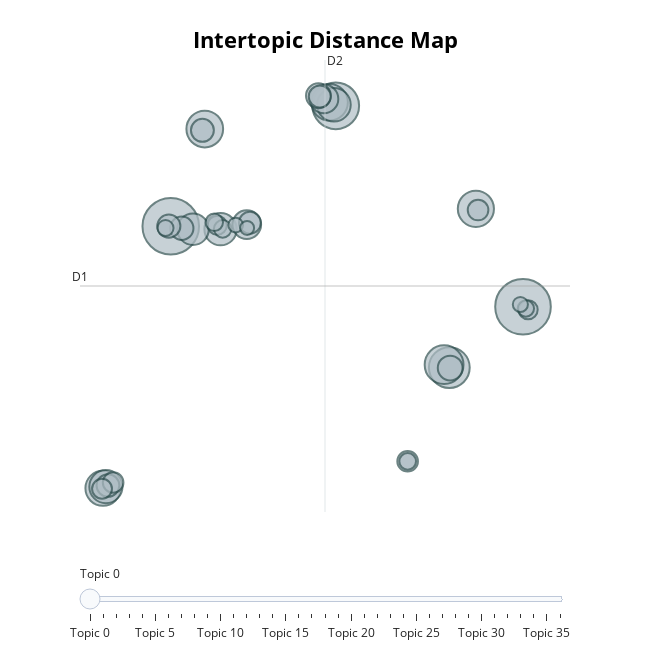

The code cell stored with this chart in its notebook:
### Code cell
# Visualize topics
topic_model.visualize_topics()

### Figure 1 — Plotly figure (JSON) as saved in the notebook; plotly's stock layout.template omitted (floating-point values rounded to 4 significant figures)
{"data": [{"customdata": [[0, "innovation | research | technology | patent | technological", 323], [1, "political | policy | parties | analysis | party", 312], [2, "learning | reinforcement | reinforcement learning | language | model", 220], [3, "sentiment | sentiment analysis | analysis | reviews | classification", 168], [4, "bank | monetary | central | monetary policy | financial", 152], [5, "policy | policies | chinas | china | development", 136], [6, "ai | medical | artificial | artificial intelligence | intelligence", 135], [7, "students | ai | education | learning | educational", 132], [8, "covid19 | pandemic | health | social | public", 124], [9, "health | data | research | clinical | information", 114], [10, "vaccine | vaccination | covid19 | vaccines | tweets", 111], [11, "climate | energy | climate change | change | sentiment", 105], [12, "climate | research | biodiversity | change | policy", 100], [13, "transport | transportation | mobility | traffic | urban", 83], [14, "ai | artificial | intelligence | artificial intelligence | ethical", 83], [15, "stock | market | price | forecasting | sentiment", 62], [16, "privacy | privacy policies | policies | privacy policy | users", 62], [17, "energy | renewable | renewable energy | research | sustainable", 55], [18, "corporate | companies | firms | disclosure | esg", 54], [19, "policy | policies | pmc | index | pmc index", 53], [20, "public | weibo | covid19 | health | china", 52], [21, "cybersecurity | security | cyber | attacks | attack", 49], [22, "tourism | reviews | destination | tourists | tourist", 48], [23, "china | chinese | chinas | policy | diplomatic", 43], [24, "education | learning | higher education | online | higher", 43], [25, "tobacco | ecigarettes | ecigarette | tweets | vaping", 43], [26, "news | health | media | articles | covid19", 40], [27, "disaster | disasters | public | response | social", 37], [28, "hate | hate speech | speech | crime | social", 37], [29, "food | agricultural | nutrition | composition | farmers", 31], [30, "accident | safety | accidents | risk | coal", 31], [31, "opioid | use | drug | substance | substance use", 28], [32, "nlp | language | policy | methods | processing", 27], [33, "construction | circular | bim | industry | circular economy", 26], [34, "gender | women | womens | female | men", 23], [35, "green | public | sorting | sentiments | green consumption", 22], [36, "smart | city | smart city | cities | smart cities", 20]], "hovertemplate": "<b>Topic %{customdata[0]}</b><br>%{customdata[1]}<br>Size: %{customdata[2]}", "legendgroup": "", "marker": {"color": "#B0BEC5", "line": {"color": "DarkSlateGrey", "width": 2}, "size": [323, 312, 220, 168, 152, 136, 135, 132, 124, 114, 111, 105, 100, 83, 83, 62, 62, 55, 54, 53, 52, 49, 48, 43, 43, 43, 40, 37, 37, 31, 31, 28, 27, 26, 23, 22, 20], "sizemode": "area", "sizeref": 0.2019, "symbol": "circle"}, "mode": "markers", "name": "", "orientation": "v", "showlegend": false, "type": "scatter", "x": [-3.795, 13.31, 4.217, 9.732, 9.478, -2.143, 3.917, 11.02, -7.088, 4.129, -6.945, -1.378, -2.714, -0.104, 3.645, 9.773, 3.376, -3.259, -3.888, -2.258, -6.846, 3.44, 0.04747, -6.593, 11.13, 7.708, -7.132, -1.538, 13.56, -1.274, -1.682, 7.71, 13.45, -4.049, 13.18, -0.643, -0.0887], "xaxis": "x", "y": [9.342, 2.371, 19.77, -2.9, -2.646, 17.76, 20.07, 10.85, -13.35, 19.86, -13.21, 9.083, 9.08, 9.485, 20.36, -2.942, 20.64, 9.168, 9.354, 17.65, -13.11, 20.57, 9.64, -12.85, 10.74, -11.01, -13.4, 9.425, 2.105, 9.112, 9.677, -11.02, 2.217, 9.186, 2.564, 9.438, 9.194], "yaxis": "y"}], "layout": {"annotations": [{"showarrow": false, "text": "D1", "x": -8.202, "y": 4.165, "yshift": 10}, {"showarrow": false, "text": "D2", "x": 3.695, "xshift": 10, "y": 23.73}], "height": 650, "hoverlabel": {"bgcolor": "white", "font": {"family": "Rockwell", "size": 16}}, "legend": {"itemsizing": "constant", "tracegroupgap": 0}, "margin": {"t": 60}, "shapes": [{"line": {"color": "#CFD8DC", "width": 2}, "type": "line", "x0": 3.695, "x1": 3.695, "y0": -15.41, "y1": 23.73}, {"line": {"color": "#9E9E9E", "width": 2}, "type": "line", "x0": -8.202, "x1": 15.59, "y0": 4.165, "y1": 4.165}], "sliders": [{"active": 0, "pad": {"t": 50}, "steps": [{"args": [{"marker.color": [["red", "#B0BEC5", "#B0BEC5", "#B0BEC5", "#B0BEC5", "#B0BEC5", "#B0BEC5", "#B0BEC5", "#B0BEC5", "#B0BEC5", "#B0BEC5", "#B0BEC5", "#B0BEC5", "#B0BEC5", "#B0BEC5", "#B0BEC5", "#B0BEC5", "#B0BEC5", "#B0BEC5", "#B0BEC5", "#B0BEC5", "#B0BEC5", "#B0BEC5", "#B0BEC5", "#B0BEC5", "#B0BEC5", "#B0BEC5", "#B0BEC5", "#B0BEC5", "#B0BEC5", "#B0BEC5", "#B0BEC5", "#B0BEC5", "#B0BEC5", "#B0BEC5", "#B0BEC5", "#B0BEC5"]]}], "label": "Topic 0", "method": "update"}, {"args": [{"marker.color": [["#B0BEC5", "red", "#B0BEC5", "#B0BEC5", "#B0BEC5", "#B0BEC5", "#B0BEC5", "#B0BEC5", "#B0BEC5", "#B0BEC5", "#B0BEC5", "#B0BEC5", "#B0BEC5", "#B0BEC5", "#B0BEC5", "#B0BEC5", "#B0BEC5", "#B0BEC5", "#B0BEC5", "#B0BEC5", "#B0BEC5", "#B0BEC5", "#B0BEC5", "#B0BEC5", "#B0BEC5", "#B0BEC5", "#B0BEC5", "#B0BEC5", "#B0BEC5", "#B0BEC5", "#B0BEC5", "#B0BEC5", "#B0BEC5", "#B0BEC5", "#B0BEC5", "#B0BEC5", "#B0BEC5"]]}], "label": "Topic 1", "method": "update"}, {"args": [{"marker.color": [["#B0BEC5", "#B0BEC5", "red", "#B0BEC5", "#B0BEC5", "#B0BEC5", "#B0BEC5", "#B0BEC5", "#B0BEC5", "#B0BEC5", "#B0BEC5", "#B0BEC5", "#B0BEC5", "#B0BEC5", "#B0BEC5", "#B0BEC5", "#B0BEC5", "#B0BEC5", "#B0BEC5", "#B0BEC5", "#B0BEC5", "#B0BEC5", "#B0BEC5", "#B0BEC5", "#B0BEC5", "#B0BEC5", "#B0BEC5", "#B0BEC5", "#B0BEC5", "#B0BEC5", "#B0BEC5", "#B0BEC5", "#B0BEC5", "#B0BEC5", "#B0BEC5", "#B0BEC5", "#B0BEC5"]]}], "label": "Topic 2", "method": "update"}, {"args": [{"marker.color": [["#B0BEC5", "#B0BEC5", "#B0BEC5", "red", "#B0BEC5", "#B0BEC5", "#B0BEC5", "#B0BEC5", "#B0BEC5", "#B0BEC5", "#B0BEC5", "#B0BEC5", "#B0BEC5", "#B0BEC5", "#B0BEC5", "#B0BEC5", "#B0BEC5", "#B0BEC5", "#B0BEC5", "#B0BEC5", "#B0BEC5", "#B0BEC5", "#B0BEC5", "#B0BEC5", "#B0BEC5", "#B0BEC5", "#B0BEC5", "#B0BEC5", "#B0BEC5", "#B0BEC5", "#B0BEC5", "#B0BEC5", "#B0BEC5", "#B0BEC5", "#B0BEC5", "#B0BEC5", "#B0BEC5"]]}], "label": "Topic 3", "method": "update"}, {"args": [{"marker.color": [["#B0BEC5", "#B0BEC5", "#B0BEC5", "#B0BEC5", "red", "#B0BEC5", "#B0BEC5", "#B0BEC5", "#B0BEC5", "#B0BEC5", "#B0BEC5", "#B0BEC5", "#B0BEC5", "#B0BEC5", "#B0BEC5", "#B0BEC5", "#B0BEC5", "#B0BEC5", "#B0BEC5", "#B0BEC5", "#B0BEC5", "#B0BEC5", "#B0BEC5", "#B0BEC5", "#B0BEC5", "#B0BEC5", "#B0BEC5", "#B0BEC5", "#B0BEC5", "#B0BEC5", "#B0BEC5", "#B0BEC5", "#B0BEC5", "#B0BEC5", "#B0BEC5", "#B0BEC5", "#B0BEC5"]]}], "label": "Topic 4", "method": "update"}, {"args": [{"marker.color": [["#B0BEC5", "#B0BEC5", "#B0BEC5", "#B0BEC5", "#B0BEC5", "red", "#B0BEC5", "#B0BEC5", "#B0BEC5", "#B0BEC5", "#B0BEC5", "#B0BEC5", "#B0BEC5", "#B0BEC5", "#B0BEC5", "#B0BEC5", "#B0BEC5", "#B0BEC5", "#B0BEC5", "#B0BEC5", "#B0BEC5", "#B0BEC5", "#B0BEC5", "#B0BEC5", "#B0BEC5", "#B0BEC5", "#B0BEC5", "#B0BEC5", "#B0BEC5", "#B0BEC5", "#B0BEC5", "#B0BEC5", "#B0BEC5", "#B0BEC5", "#B0BEC5", "#B0BEC5", "#B0BEC5"]]}], "label": "Topic 5", "method": "update"}, {"args": [{"marker.color": [["#B0BEC5", "#B0BEC5", "#B0BEC5", "#B0BEC5", "#B0BEC5", "#B0BEC5", "red", "#B0BEC5", "#B0BEC5", "#B0BEC5", "#B0BEC5", "#B0BEC5", "#B0BEC5", "#B0BEC5", "#B0BEC5", "#B0BEC5", "#B0BEC5", "#B0BEC5", "#B0BEC5", "#B0BEC5", "#B0BEC5", "#B0BEC5", "#B0BEC5", "#B0BEC5", "#B0BEC5", "#B0BEC5", "#B0BEC5", "#B0BEC5", "#B0BEC5", "#B0BEC5", "#B0BEC5", "#B0BEC5", "#B0BEC5", "#B0BEC5", "#B0BEC5", "#B0BEC5", "#B0BEC5"]]}], "label": "Topic 6", "method": "update"}, {"args": [{"marker.color": [["#B0BEC5", "#B0BEC5", "#B0BEC5", "#B0BEC5", "#B0BEC5", "#B0BEC5", "#B0BEC5", "red", "#B0BEC5", "#B0BEC5", "#B0BEC5", "#B0BEC5", "#B0BEC5", "#B0BEC5", "#B0BEC5", "#B0BEC5", "#B0BEC5", "#B0BEC5", "#B0BEC5", "#B0BEC5", "#B0BEC5", "#B0BEC5", "#B0BEC5", "#B0BEC5", "#B0BEC5", "#B0BEC5", "#B0BEC5", "#B0BEC5", "#B0BEC5", "#B0BEC5", "#B0BEC5", "#B0BEC5", "#B0BEC5", "#B0BEC5", "#B0BEC5", "#B0BEC5", "#B0BEC5"]]}], "label": "Topic 7", "method": "update"}, {"args": [{"marker.color": [["#B0BEC5", "#B0BEC5", "#B0BEC5", "#B0BEC5", "#B0BEC5", "#B0BEC5", "#B0BEC5", "#B0BEC5", "red", "#B0BEC5", "#B0BEC5", "#B0BEC5", "#B0BEC5", "#B0BEC5", "#B0BEC5", "#B0BEC5", "#B0BEC5", "#B0BEC5", "#B0BEC5", "#B0BEC5", "#B0BEC5", "#B0BEC5", "#B0BEC5", "#B0BEC5", "#B0BEC5", "#B0BEC5", "#B0BEC5", "#B0BEC5", "#B0BEC5", "#B0BEC5", "#B0BEC5", "#B0BEC5", "#B0BEC5", "#B0BEC5", "#B0BEC5", "#B0BEC5", "#B0BEC5"]]}], "label": "Topic 8", "method": "update"}, {"args": [{"marker.color": [["#B0BEC5", "#B0BEC5", "#B0BEC5", "#B0BEC5", "#B0BEC5", "#B0BEC5", "#B0BEC5", "#B0BEC5", "#B0BEC5", "red", "#B0BEC5", "#B0BEC5", "#B0BEC5", "#B0BEC5", "#B0BEC5", "#B0BEC5", "#B0BEC5", "#B0BEC5", "#B0BEC5", "#B0BEC5", "#B0BEC5", "#B0BEC5", "#B0BEC5", "#B0BEC5", "#B0BEC5", "#B0BEC5", "#B0BEC5", "#B0BEC5", "#B0BEC5", "#B0BEC5", "#B0BEC5", "#B0BEC5", "#B0BEC5", "#B0BEC5", "#B0BEC5", "#B0BEC5", "#B0BEC5"]]}], "label": "Topic 9", "method": "update"}, {"args": [{"marker.color": [["#B0BEC5", "#B0BEC5", "#B0BEC5", "#B0BEC5", "#B0BEC5", "#B0BEC5", "#B0BEC5", "#B0BEC5", "#B0BEC5", "#B0BEC5", "red", "#B0BEC5", "#B0BEC5", "#B0BEC5", "#B0BEC5", "#B0BEC5", "#B0BEC5", "#B0BEC5", "#B0BEC5", "#B0BEC5", "#B0BEC5", "#B0BEC5", "#B0BEC5", "#B0BEC5", "#B0BEC5", "#B0BEC5", "#B0BEC5", "#B0BEC5", "#B0BEC5", "#B0BEC5", "#B0BEC5", "#B0BEC5", "#B0BEC5", "#B0BEC5", "#B0BEC5", "#B0BEC5", "#B0BEC5"]]}], "label": "Topic 10", "method": "update"}, {"args": [{"marker.color": [["#B0BEC5", "#B0BEC5", "#B0BEC5", "#B0BEC5", "#B0BEC5", "#B0BEC5", "#B0BEC5", "#B0BEC5", "#B0BEC5", "#B0BEC5", "#B0BEC5", "red", "#B0BEC5", "#B0BEC5", "#B0BEC5", "#B0BEC5", "#B0BEC5", "#B0BEC5", "#B0BEC5", "#B0BEC5", "#B0BEC5", "#B0BEC5", "#B0BEC5", "#B0BEC5", "#B0BEC5", "#B0BEC5", "#B0BEC5", "#B0BEC5", "#B0BEC5", "#B0BEC5", "#B0BEC5", "#B0BEC5", "#B0BEC5", "#B0BEC5", "#B0BEC5", "#B0BEC5", "#B0BEC5"]]}], "label": "Topic 11", "method": "update"}, {"args": [{"marker.color": [["#B0BEC5", "#B0BEC5", "#B0BEC5", "#B0BEC5", "#B0BEC5", "#B0BEC5", "#B0BEC5", "#B0BEC5", "#B0BEC5", "#B0BEC5", "#B0BEC5", "#B0BEC5", "red", "#B0BEC5", "#B0BEC5", "#B0BEC5", "#B0BEC5", "#B0BEC5", "#B0BEC5", "#B0BEC5", "#B0BEC5", "#B0BEC5", "#B0BEC5", "#B0BEC5", "#B0BEC5", "#B0BEC5", "#B0BEC5", "#B0BEC5", "#B0BEC5", "#B0BEC5", "#B0BEC5", "#B0BEC5", "#B0BEC5", "#B0BEC5", "#B0BEC5", "#B0BEC5", "#B0BEC5"]]}], "label": "Topic 12", "method": "update"}, {"args": [{"marker.color": [["#B0BEC5", "#B0BEC5", "#B0BEC5", "#B0BEC5", "#B0BEC5", "#B0BEC5", "#B0BEC5", "#B0BEC5", "#B0BEC5", "#B0BEC5", "#B0BEC5", "#B0BEC5", "#B0BEC5", "red", "#B0BEC5", "#B0BEC5", "#B0BEC5", "#B0BEC5", "#B0BEC5", "#B0BEC5", "#B0BEC5", "#B0BEC5", "#B0BEC5", "#B0BEC5", "#B0BEC5", "#B0BEC5", "#B0BEC5", "#B0BEC5", "#B0BEC5", "#B0BEC5", "#B0BEC5", "#B0BEC5", "#B0BEC5", "#B0BEC5", "#B0BEC5", "#B0BEC5", "#B0BEC5"]]}], "label": "Topic 13", "method": "update"}, {"args": [{"marker.color": [["#B0BEC5", "#B0BEC5", "#B0BEC5", "#B0BEC5", "#B0BEC5", "#B0BEC5", "#B0BEC5", "#B0BEC5", "#B0BEC5", "#B0BEC5", "#B0BEC5", "#B0BEC5", "#B0BEC5", "#B0BEC5", "red", "#B0BEC5", "#B0BEC5", "#B0BEC5", "#B0BEC5", "#B0BEC5", "#B0BEC5", "#B0BEC5", "#B0BEC5", "#B0BEC5", "#B0BEC5", "#B0BEC5", "#B0BEC5", "#B0BEC5", "#B0BEC5", "#B0BEC5", "#B0BEC5", "#B0BEC5", "#B0BEC5", "#B0BEC5", "#B0BEC5", "#B0BEC5", "#B0BEC5"]]}], "label": "Topic 14", "method": "update"}, {"args": [{"marker.color": [["#B0BEC5", "#B0BEC5", "#B0BEC5", "#B0BEC5", "#B0BEC5", "#B0BEC5", "#B0BEC5", "#B0BEC5", "#B0BEC5", "#B0BEC5", "#B0BEC5", "#B0BEC5", "#B0BEC5", "#B0BEC5", "#B0BEC5", "red", "#B0BEC5", "#B0BEC5", "#B0BEC5", "#B0BEC5", "#B0BEC5", "#B0BEC5", "#B0BEC5", "#B0BEC5", "#B0BEC5", "#B0BEC5", "#B0BEC5", "#B0BEC5", "#B0BEC5", "#B0BEC5", "#B0BEC5", "#B0BEC5", "#B0BEC5", "#B0BEC5", "#B0BEC5", "#B0BEC5", "#B0BEC5"]]}], "label": "Topic 15", "method": "update"}, {"args": [{"marker.color": [["#B0BEC5", "#B0BEC5", "#B0BEC5", "#B0BEC5", "#B0BEC5", "#B0BEC5", "#B0BEC5", "#B0BEC5", "#B0BEC5", "#B0BEC5", "#B0BEC5", "#B0BEC5", "#B0BEC5", "#B0BEC5", "#B0BEC5", "#B0BEC5", "red", "#B0BEC5", "#B0BEC5", "#B0BEC5", "#B0BEC5", "#B0BEC5", "#B0BEC5", "#B0BEC5", "#B0BEC5", "#B0BEC5", "#B0BEC5", "#B0BEC5", "#B0BEC5", "#B0BEC5", "#B0BEC5", "#B0BEC5", "#B0BEC5", "#B0BEC5", "#B0BEC5", "#B0BEC5", "#B0BEC5"]]}], "label": "Topic 16", "method": "update"}, {"args": [{"marker.color": [["#B0BEC5", "#B0BEC5", "#B0BEC5", "#B0BEC5", "#B0BEC5", "#B0BEC5", "#B0BEC5", "#B0BEC5", "#B0BEC5", "#B0BEC5", "#B0BEC5", "#B0BEC5", "#B0BEC5", "#B0BEC5", "#B0BEC5", "#B0BEC5", "#B0BEC5", "red", "#B0BEC5", "#B0BEC5", "#B0BEC5", "#B0BEC5", "#B0BEC5", "#B0BEC5", "#B0BEC5", "#B0BEC5", "#B0BEC5", "#B0BEC5", "#B0BEC5", "#B0BEC5", "#B0BEC5", "#B0BEC5", "#B0BEC5", "#B0BEC5", "#B0BEC5", "#B0BEC5", "#B0BEC5"]]}], "label": "Topic 17", "method": "update"}, {"args": [{"marker.color": [["#B0BEC5", "#B0BEC5", "#B0BEC5", "#B0BEC5", "#B0BEC5", "#B0BEC5", "#B0BEC5", "#B0BEC5", "#B0BEC5", "#B0BEC5", "#B0BEC5", "#B0BEC5", "#B0BEC5", "#B0BEC5", "#B0BEC5", "#B0BEC5", "#B0BEC5", "#B0BEC5", "red", "#B0BEC5", "#B0BEC5", "#B0BEC5", "#B0BEC5", "#B0BEC5", "#B0BEC5", "#B0BEC5", "#B0BEC5", "#B0BEC5", "#B0BEC5", "#B0BEC5", "#B0BEC5", "#B0BEC5", "#B0BEC5", "#B0BEC5", "#B0BEC5", "#B0BEC5", "#B0BEC5"]]}], "label": "Topic 18", "method": "update"}, {"args": [{"marker.color": [["#B0BEC5", "#B0BEC5", "#B0BEC5", "#B0BEC5", "#B0BEC5", "#B0BEC5", "#B0BEC5", "#B0BEC5", "#B0BEC5", "#B0BEC5", "#B0BEC5", "#B0BEC5", "#B0BEC5", "#B0BEC5", "#B0BEC5", "#B0BEC5", "#B0BEC5", "#B0BEC5", "#B0BEC5", "red", "#B0BEC5", "#B0BEC5", "#B0BEC5", "#B0BEC5", "#B0BEC5", "#B0BEC5", "#B0BEC5", "#B0BEC5", "#B0BEC5", "#B0BEC5", "#B0BEC5", "#B0BEC5", "#B0BEC5", "#B0BEC5", "#B0BEC5", "#B0BEC5", "#B0BEC5"]]}], "label": "Topic 19", "method": "update"}, {"args": [{"marker.color": [["#B0BEC5", "#B0BEC5", "#B0BEC5", "#B0BEC5", "#B0BEC5", "#B0BEC5", "#B0BEC5", "#B0BEC5", "#B0BEC5", "#B0BEC5", "#B0BEC5", "#B0BEC5", "#B0BEC5", "#B0BEC5", "#B0BEC5", "#B0BEC5", "#B0BEC5", "#B0BEC5", "#B0BEC5", "#B0BEC5", "red", "#B0BEC5", "#B0BEC5", "#B0BEC5", "#B0BEC5", "#B0BEC5", "#B0BEC5", "#B0BEC5", "#B0BEC5", "#B0BEC5", "#B0BEC5", "#B0BEC5", "#B0BEC5", "#B0BEC5", "#B0BEC5", "#B0BEC5", "#B0BEC5"]]}], "label": "Topic 20", "method": "update"}, {"args": [{"marker.color": [["#B0BEC5", "#B0BEC5", "#B0BEC5", "#B0BEC5", "#B0BEC5", "#B0BEC5", "#B0BEC5", "#B0BEC5", "#B0BEC5", "#B0BEC5", "#B0BEC5", "#B0BEC5", "#B0BEC5", "#B0BEC5", "#B0BEC5", "#B0BEC5", "#B0BEC5", "#B0BEC5", "#B0BEC5", "#B0BEC5", "#B0BEC5", "red", "#B0BEC5", "#B0BEC5", "#B0BEC5", "#B0BEC5", "#B0BEC5", "#B0BEC5", "#B0BEC5", "#B0BEC5", "#B0BEC5", "#B0BEC5", "#B0BEC5", "#B0BEC5", "#B0BEC5", "#B0BEC5", "#B0BEC5"]]}], "label": "Topic 21", "method": "update"}, {"args": [{"marker.color": [["#B0BEC5", "#B0BEC5", "#B0BEC5", "#B0BEC5", "#B0BEC5", "#B0BEC5", "#B0BEC5", "#B0BEC5", "#B0BEC5", "#B0BEC5", "#B0BEC5", "#B0BEC5", "#B0BEC5", "#B0BEC5", "#B0BEC5", "#B0BEC5", "#B0BEC5", "#B0BEC5", "#B0BEC5", "#B0BEC5", "#B0BEC5", "#B0BEC5", "red", "#B0BEC5", "#B0BEC5", "#B0BEC5", "#B0BEC5", "#B0BEC5", "#B0BEC5", "#B0BEC5", "#B0BEC5", "#B0BEC5", "#B0BEC5", "#B0BEC5", "#B0BEC5", "#B0BEC5", "#B0BEC5"]]}], "label": "Topic 22", "method": "update"}, {"args": [{"marker.color": [["#B0BEC5", "#B0BEC5", "#B0BEC5", "#B0BEC5", "#B0BEC5", "#B0BEC5", "#B0BEC5", "#B0BEC5", "#B0BEC5", "#B0BEC5", "#B0BEC5", "#B0BEC5", "#B0BEC5", "#B0BEC5", "#B0BEC5", "#B0BEC5", "#B0BEC5", "#B0BEC5", "#B0BEC5", "#B0BEC5", "#B0BEC5", "#B0BEC5", "#B0BEC5", "red", "#B0BEC5", "#B0BEC5", "#B0BEC5", "#B0BEC5", "#B0BEC5", "#B0BEC5", "#B0BEC5", "#B0BEC5", "#B0BEC5", "#B0BEC5", "#B0BEC5", "#B0BEC5", "#B0BEC5"]]}], "label": "Topic 23", "method": "update"}, {"args": [{"marker.color": [["#B0BEC5", "#B0BEC5", "#B0BEC5", "#B0BEC5", "#B0BEC5", "#B0BEC5", "#B0BEC5", "#B0BEC5", "#B0BEC5", "#B0BEC5", "#B0BEC5", "#B0BEC5", "#B0BEC5", "#B0BEC5", "#B0BEC5", "#B0BEC5", "#B0BEC5", "#B0BEC5", "#B0BEC5", "#B0BEC5", "#B0BEC5", "#B0BEC5", "#B0BEC5", "#B0BEC5", "red", "#B0BEC5", "#B0BEC5", "#B0BEC5", "#B0BEC5", "#B0BEC5", "#B0BEC5", "#B0BEC5", "#B0BEC5", "#B0BEC5", "#B0BEC5", "#B0BEC5", "#B0BEC5"]]}], "label": "Topic 24", "method": "update"}, {"args": [{"marker.color": [["#B0BEC5", "#B0BEC5", "#B0BEC5", "#B0BEC5", "#B0BEC5", "#B0BEC5", "#B0BEC5", "#B0BEC5", "#B0BEC5", "#B0BEC5", "#B0BEC5", "#B0BEC5", "#B0BEC5", "#B0BEC5", "#B0BEC5", "#B0BEC5", "#B0BEC5", "#B0BEC5", "#B0BEC5", "#B0BEC5", "#B0BEC5", "#B0BEC5", "#B0BEC5", "#B0BEC5", "#B0BEC5", "red", "#B0BEC5", "#B0BEC5", "#B0BEC5", "#B0BEC5", "#B0BEC5", "#B0BEC5", "#B0BEC5", "#B0BEC5", "#B0BEC5", "#B0BEC5", "#B0BEC5"]]}], "label": "Topic 25", "method": "update"}, {"args": [{"marker.color": [["#B0BEC5", "#B0BEC5", "#B0BEC5", "#B0BEC5", "#B0BEC5", "#B0BEC5", "#B0BEC5", "#B0BEC5", "#B0BEC5", "#B0BEC5", "#B0BEC5", "#B0BEC5", "#B0BEC5", "#B0BEC5", "#B0BEC5", "#B0BEC5", "#B0BEC5", "#B0BEC5", "#B0BEC5", "#B0BEC5", "#B0BEC5", "#B0BEC5", "#B0BEC5", "#B0BEC5", "#B0BEC5", "#B0BEC5", "red", "#B0BEC5", "#B0BEC5", "#B0BEC5", "#B0BEC5", "#B0BEC5", "#B0BEC5", "#B0BEC5", "#B0BEC5", "#B0BEC5", "#B0BEC5"]]}], "label": "Topic 26", "method": "update"}, {"args": [{"marker.color": [["#B0BEC5", "#B0BEC5", "#B0BEC5", "#B0BEC5", "#B0BEC5", "#B0BEC5", "#B0BEC5", "#B0BEC5", "#B0BEC5", "#B0BEC5", "#B0BEC5", "#B0BEC5", "#B0BEC5", "#B0BEC5", "#B0BEC5", "#B0BEC5", "#B0BEC5", "#B0BEC5", "#B0BEC5", "#B0BEC5", "#B0BEC5", "#B0BEC5", "#B0BEC5", "#B0BEC5", "#B0BEC5", "#B0BEC5", "#B0BEC5", "red", "#B0BEC5", "#B0BEC5", "#B0BEC5", "#B0BEC5", "#B0BEC5", "#B0BEC5", "#B0BEC5", "#B0BEC5", "#B0BEC5"]]}], "label": "Topic 27", "method": "update"}, {"args": [{"marker.color": [["#B0BEC5", "#B0BEC5", "#B0BEC5", "#B0BEC5", "#B0BEC5", "#B0BEC5", "#B0BEC5", "#B0BEC5", "#B0BEC5", "#B0BEC5", "#B0BEC5", "#B0BEC5", "#B0BEC5", "#B0BEC5", "#B0BEC5", "#B0BEC5", "#B0BEC5", "#B0BEC5", "#B0BEC5", "#B0BEC5", "#B0BEC5", "#B0BEC5", "#B0BEC5", "#B0BEC5", "#B0BEC5", "#B0BEC5", "#B0BEC5", "#B0BEC5", "red", "#B0BEC5", "#B0BEC5", "#B0BEC5", "#B0BEC5", "#B0BEC5", "#B0BEC5", "#B0BEC5", "#B0BEC5"]]}], "label": "Topic 28", "method": "update"}, {"args": [{"marker.color": [["#B0BEC5", "#B0BEC5", "#B0BEC5", "#B0BEC5", "#B0BEC5", "#B0BEC5", "#B0BEC5", "#B0BEC5", "#B0BEC5", "#B0BEC5", "#B0BEC5", "#B0BEC5", "#B0BEC5", "#B0BEC5", "#B0BEC5", "#B0BEC5", "#B0BEC5", "#B0BEC5", "#B0BEC5", "#B0BEC5", "#B0BEC5", "#B0BEC5", "#B0BEC5", "#B0BEC5", "#B0BEC5", "#B0BEC5", "#B0BEC5", "#B0BEC5", "#B0BEC5", "red", "#B0BEC5", "#B0BEC5", "#B0BEC5", "#B0BEC5", "#B0BEC5", "#B0BEC5", "#B0BEC5"]]}], "label": "Topic 29", "method": "update"}, {"args": [{"marker.color": [["#B0BEC5", "#B0BEC5", "#B0BEC5", "#B0BEC5", "#B0BEC5", "#B0BEC5", "#B0BEC5", "#B0BEC5", "#B0BEC5", "#B0BEC5", "#B0BEC5", "#B0BEC5", "#B0BEC5", "#B0BEC5", "#B0BEC5", "#B0BEC5", "#B0BEC5", "#B0BEC5", "#B0BEC5", "#B0BEC5", "#B0BEC5", "#B0BEC5", "#B0BEC5", "#B0BEC5", "#B0BEC5", "#B0BEC5", "#B0BEC5", "#B0BEC5", "#B0BEC5", "#B0BEC5", "red", "#B0BEC5", "#B0BEC5", "#B0BEC5", "#B0BEC5", "#B0BEC5", "#B0BEC5"]]}], "label": "Topic 30", "method": "update"}, {"args": [{"marker.color": [["#B0BEC5", "#B0BEC5", "#B0BEC5", "#B0BEC5", "#B0BEC5", "#B0BEC5", "#B0BEC5", "#B0BEC5", "#B0BEC5", "#B0BEC5", "#B0BEC5", "#B0BEC5", "#B0BEC5", "#B0BEC5", "#B0BEC5", "#B0BEC5", "#B0BEC5", "#B0BEC5", "#B0BEC5", "#B0BEC5", "#B0BEC5", "#B0BEC5", "#B0BEC5", "#B0BEC5", "#B0BEC5", "#B0BEC5", "#B0BEC5", "#B0BEC5", "#B0BEC5", "#B0BEC5", "#B0BEC5", "red", "#B0BEC5", "#B0BEC5", "#B0BEC5", "#B0BEC5", "#B0BEC5"]]}], "label": "Topic 31", "method": "update"}, {"args": [{"marker.color": [["#B0BEC5", "#B0BEC5", "#B0BEC5", "#B0BEC5", "#B0BEC5", "#B0BEC5", "#B0BEC5", "#B0BEC5", "#B0BEC5", "#B0BEC5", "#B0BEC5", "#B0BEC5", "#B0BEC5", "#B0BEC5", "#B0BEC5", "#B0BEC5", "#B0BEC5", "#B0BEC5", "#B0BEC5", "#B0BEC5", "#B0BEC5", "#B0BEC5", "#B0BEC5", "#B0BEC5", "#B0BEC5", "#B0BEC5", "#B0BEC5", "#B0BEC5", "#B0BEC5", "#B0BEC5", "#B0BEC5", "#B0BEC5", "red", "#B0BEC5", "#B0BEC5", "#B0BEC5", "#B0BEC5"]]}], "label": "Topic 32", "method": "update"}, {"args": [{"marker.color": [["#B0BEC5", "#B0BEC5", "#B0BEC5", "#B0BEC5", "#B0BEC5", "#B0BEC5", "#B0BEC5", "#B0BEC5", "#B0BEC5", "#B0BEC5", "#B0BEC5", "#B0BEC5", "#B0BEC5", "#B0BEC5", "#B0BEC5", "#B0BEC5", "#B0BEC5", "#B0BEC5", "#B0BEC5", "#B0BEC5", "#B0BEC5", "#B0BEC5", "#B0BEC5", "#B0BEC5", "#B0BEC5", "#B0BEC5", "#B0BEC5", "#B0BEC5", "#B0BEC5", "#B0BEC5", "#B0BEC5", "#B0BEC5", "#B0BEC5", "red", "#B0BEC5", "#B0BEC5", "#B0BEC5"]]}], "label": "Topic 33", "method": "update"}, {"args": [{"marker.color": [["#B0BEC5", "#B0BEC5", "#B0BEC5", "#B0BEC5", "#B0BEC5", "#B0BEC5", "#B0BEC5", "#B0BEC5", "#B0BEC5", "#B0BEC5", "#B0BEC5", "#B0BEC5", "#B0BEC5", "#B0BEC5", "#B0BEC5", "#B0BEC5", "#B0BEC5", "#B0BEC5", "#B0BEC5", "#B0BEC5", "#B0BEC5", "#B0BEC5", "#B0BEC5", "#B0BEC5", "#B0BEC5", "#B0BEC5", "#B0BEC5", "#B0BEC5", "#B0BEC5", "#B0BEC5", "#B0BEC5", "#B0BEC5", "#B0BEC5", "#B0BEC5", "red", "#B0BEC5", "#B0BEC5"]]}], "label": "Topic 34", "method": "update"}, {"args": [{"marker.color": [["#B0BEC5", "#B0BEC5", "#B0BEC5", "#B0BEC5", "#B0BEC5", "#B0BEC5", "#B0BEC5", "#B0BEC5", "#B0BEC5", "#B0BEC5", "#B0BEC5", "#B0BEC5", "#B0BEC5", "#B0BEC5", "#B0BEC5", "#B0BEC5", "#B0BEC5", "#B0BEC5", "#B0BEC5", "#B0BEC5", "#B0BEC5", "#B0BEC5", "#B0BEC5", "#B0BEC5", "#B0BEC5", "#B0BEC5", "#B0BEC5", "#B0BEC5", "#B0BEC5", "#B0BEC5", "#B0BEC5", "#B0BEC5", "#B0BEC5", "#B0BEC5", "#B0BEC5", "red", "#B0BEC5"]]}], "label": "Topic 35", "method": "update"}, {"args": [{"marker.color": [["#B0BEC5", "#B0BEC5", "#B0BEC5", "#B0BEC5", "#B0BEC5", "#B0BEC5", "#B0BEC5", "#B0BEC5", "#B0BEC5", "#B0BEC5", "#B0BEC5", "#B0BEC5", "#B0BEC5", "#B0BEC5", "#B0BEC5", "#B0BEC5", "#B0BEC5", "#B0BEC5", "#B0BEC5", "#B0BEC5", "#B0BEC5", "#B0BEC5", "#B0BEC5", "#B0BEC5", "#B0BEC5", "#B0BEC5", "#B0BEC5", "#B0BEC5", "#B0BEC5", "#B0BEC5", "#B0BEC5", "#B0BEC5", "#B0BEC5", "#B0BEC5", "#B0BEC5", "#B0BEC5", "red"]]}], "label": "Topic 36", "method": "update"}]}], "title": {"font": {"color": "Black", "size": 22}, "text": "<b>Intertopic Distance Map</b>", "x": 0.5, "xanchor": "center", "y": 0.95, "yanchor": "top"}, "width": 650, "xaxis": {"anchor": "y", "domain": [0, 1], "range": [-8.202, 15.59], "title": {"text": ""}, "visible": false}, "yaxis": {"anchor": "x", "domain": [0, 1], "range": [-15.41, 23.73], "title": {"text": ""}, "visible": false}}}
